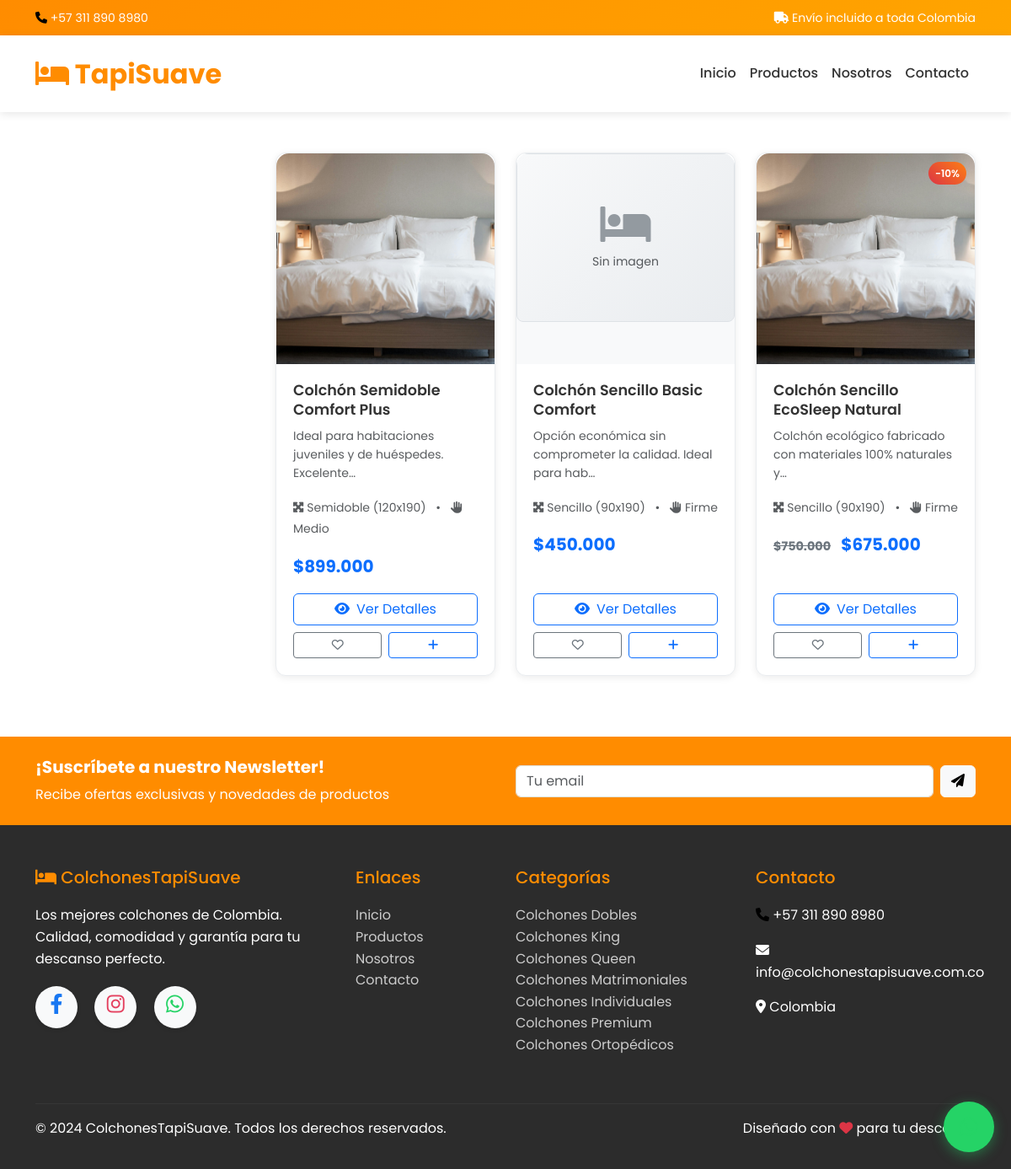
The app's page /productos/?categoria=colchones-individuales with its own data.
### tienda/models.py (models this page shows, shortened)
class Producto(models.Model):
    TAMANOS_CHOICES = [
        ('sencillo', 'Sencillo (90x190)'),
        ('semi', 'Semidoble (120x190)'),
        ('doble', 'Doble (140x190)'),
        ('queen', 'Queen (160x190)'),
        ('king', 'King (200x200)'),
    ]
    FIRMEZA_CHOICES = [
        ('suave', 'Suave'),
        ('medio', 'Medio'),
        ('firme', 'Firme'),
        ('extra_firme', 'Extra Firme'),
    ]
    nombre = models.CharField(max_length=200)
    slug = models.SlugField(max_length=200, unique=True, blank=True)
    categoria = models.ForeignKey(Categoria, on_delete=models.CASCADE, related_name='productos')
    marca = models.ForeignKey(Marca, on_delete=models.CASCADE, related_name='productos')
    descripcion_corta = models.CharField(max_length=300)
    descripcion = RichTextField()
    tamano = models.CharField(max_length=20, choices=TAMANOS_CHOICES)
    firmeza = models.CharField(max_length=20, choices=FIRMEZA_CHOICES)
    altura = models.PositiveIntegerField(help_text="Altura en centímetros")
    material_principal = models.CharField(max_length=100)
    garantia_anos = models.PositiveIntegerField(default=1)
    precio = models.DecimalField(max_digits=10, decimal_places=2, validators=[MinValueValidator(0)])
    precio_descuento = models.DecimalField(max_digits=10, decimal_places=2, blank=True, null=True, validators=[MinValueValidator(0)])
    stock = models.PositiveIntegerField(default=0)
    imagen_principal = models.ImageField(upload_to='productos/')
    imagen_2 = models.ImageField(upload_to='productos/', blank=True)
    imagen_3 = models.ImageField(upload_to='productos/', blank=True)
    imagen_4 = models.ImageField(upload_to='productos/', blank=True)
    destacado = models.BooleanField(default=False)
    activo = models.BooleanField(default=True)
    peso = models.DecimalField(max_digits=5, decimal_places=2, help_text="Peso en kg")
    fecha_creacion = models.DateTimeField(auto_now_add=True)
    fecha_actualizacion = models.DateTimeField(auto_now=True)
    class Meta:
        ordering = ['-fecha_creacion']
        verbose_name_plural = "Productos"
    def get_absolute_url(self):
        return reverse('producto_detalle', kwargs={'slug': self.slug})
    def get_precio_final(self):
        return self.precio_descuento if self.precio_descuento else self.precio
    def get_descuento_porcentaje(self):
        if self.precio_descuento and self.precio_descuento < self.precio:
            return round(((self.precio - self.precio_descuento) / self.precio) * 100)
        return 0

class Categoria(models.Model):
    nombre = models.CharField(max_length=100, unique=True)
    slug = models.SlugField(max_length=100, unique=True, blank=True)
    descripcion = models.TextField(blank=True)
    imagen = models.ImageField(upload_to='categorias/', blank=True)
    activa = models.BooleanField(default=True)
    orden = models.PositiveIntegerField(default=0)
    class Meta:
        verbose_name_plural = "Categorías"
        ordering = ['orden', 'nombre']

### tienda/views.py (the view, shortened to what this page needs)
# urls.py: path('productos/', views.productos_lista, name='productos_lista'),
def productos_lista(request):
    productos = Producto.objects.filter(activo=True)
    categoria_slug = request.GET.get('categoria')
    busqueda = request.GET.get('q')
    orden = request.GET.get('orden', 'nombre')
    precio_min = request.GET.get('precio_min')
    precio_max = request.GET.get('precio_max')
    tamano = request.GET.get('tamano')
    firmeza = request.GET.get('firmeza')
    if categoria_slug:
        productos = productos.filter(categoria__slug=categoria_slug)
    if precio_min:
        try:
            precio_min = float(precio_min)
            productos = productos.filter(precio__gte=precio_min)
        except ValueError:
            pass
    if precio_max:
        try:
            precio_max = float(precio_max)
            productos = productos.filter(precio__lte=precio_max)
        except ValueError:
            pass
    if tamano:
        productos = productos.filter(tamano=tamano)
    if firmeza:
        productos = productos.filter(firmeza=firmeza)
    if orden == 'precio_asc':
        productos = productos.order_by('precio')
    elif orden == 'precio_desc':
        productos = productos.order_by('-precio')
    elif orden == 'nombre':
        productos = productos.order_by('nombre')
    elif orden == 'destacados':
        productos = productos.order_by('-destacado', 'nombre')
    paginator = Paginator(productos, 12)
    page_number = request.GET.get('page')
    page_obj = paginator.get_page(page_number)
    tamanos_disponibles = Producto.TAMANOS_CHOICES
    firmezas_disponibles = Producto.FIRMEZA_CHOICES
    context = {
        'page_obj': page_obj,
        'categoria_actual': categoria_slug,
        'busqueda': busqueda,
        'orden': orden,
        'precio_min': precio_min,
        'precio_max': precio_max,
        'tamano_actual': tamano,
        'firmeza_actual': firmeza,
        'tamanos_disponibles': tamanos_disponibles,
        'firmezas_disponibles': firmezas_disponibles,
    }
    return render(request, 'tienda/productos_lista.html', context)

### templates/tienda/productos_lista.html (shortened to what this page needs)
{% extends 'base.html' %}
{% load image_tags %}
{% block content %}
<div class="container py-5">
    <div class="row">
        <div class="col-lg-3">
        </div>
        <div class="col-lg-9">
            <div class="products-grid">
                <div class="row g-4">
                    {% for producto in page_obj %}
                    <div class="col-xl-4 col-lg-6 col-md-6 mb-4">
                        <div class="product-card h-100" data-product-id="{{ producto.id }}">
                            <div class="product-image">
                                {% responsive_product_image producto size='card' alt=producto.nombre css_class='product-img' %}
                                {% if producto.get_descuento_porcentaje %}
                                <div class="product-badge">-{{ producto.get_descuento_porcentaje }}%</div>
                                {% endif %}
                            </div>
                            <div class="product-info">
                                <h5 class="product-title">{{ producto.nombre }}</h5>
                                <p class="text-muted small mb-3">{{ producto.descripcion_corta|truncatechars:60 }}</p>
                                <div class="product-specs mb-3">
                                    <small class="text-muted">
                                        <i class="fas fa-expand-arrows-alt me-1"></i>{{ producto.get_tamano_display }}
                                        <span class="mx-2">•</span>
                                        <i class="fas fa-hand-paper me-1"></i>{{ producto.get_firmeza_display }}
                                    </small>
                                </div>
                                <div class="product-price">
                                    {% if producto.precio_descuento %}
                                    <span class="product-price-old">{{ producto.precio|formato_peso_colombiano }}</span>
                                    {% endif %}
                                    {{ producto.get_precio_final|formato_peso_colombiano }}
                                </div>
                                <div class="product-actions mt-auto">
                                    <a href="{{ producto.get_absolute_url }}" class="btn btn-outline-primary w-100 mb-2">
                                        <i class="fas fa-eye me-2"></i>Ver Detalles
                                    </a>
                                    <div class="row g-2">
                                        <div class="col-6">
                                            <button class="btn btn-sm btn-outline-secondary w-100 favorite-btn">
                                                <i class="far fa-heart"></i>
                                            </button>
                                        </div>
                                        <div class="col-6">
                                            <button class="btn btn-sm btn-outline-primary w-100 comparison-add-btn">
                                                <i class="fas fa-plus"></i>
                                            </button>
                                        </div>
                                    </div>
                                </div>
                            </div>
                        </div>
                    </div>
                    {% empty %}
                    <div class="col-12 text-center py-5">
                        <i class="fas fa-search" style="font-size: 3rem; color: var(--border-color);"></i>
                        <h4 class="mt-3 text-muted">No se encontraron productos</h4>
                        <p class="text-muted">Prueba ajustando los filtros de búsqueda</p>
                    </div>
                    {% endfor %}
                </div>
            </div>
        </div>
    </div>
</div>
{% endblock %}

### templates/base.html (shortened to what this page needs)
<!DOCTYPE html>
<html lang="es">
<head>
    <link href="https://cdn.jsdelivr.net/npm/bootstrap@5.3.0/dist/css/bootstrap.min.css" rel="stylesheet">
    <link rel="stylesheet" href="https://cdnjs.cloudflare.com/ajax/libs/font-awesome/6.0.0/css/all.min.css">
    {% load static %}
    <link rel="stylesheet" href="{% static 'css/custom.css' %}">
</head>
<body>
    <div class="header-top">
        <div class="container">
            <div class="row">
                <div class="col-md-6">
                    <small><i class="fas fa-phone"></i> +57 311 890 8980</small>
                </div>
                <div class="col-md-6 text-end">
                    <small><i class="fas fa-truck"></i> Envío incluido a toda Colombia</small>
                </div>
            </div>
        </div>
    </div>
    <nav class="navbar navbar-expand-lg sticky-top">
        <div class="container">
            <a class="navbar-brand" href="{% url 'inicio' %}">
                <i class="fas fa-bed"></i> TapiSuave
            </a>
            <div class="collapse navbar-collapse" id="navbarNav">
                <ul class="navbar-nav ms-auto">
                    <li class="nav-item">
                        <a class="nav-link" href="{% url 'inicio' %}">Inicio</a>
                    </li>
                    <li class="nav-item">
                        <a class="nav-link" href="{% url 'productos_lista' %}">Productos</a>
                    </li>
                    <li class="nav-item">
                        <a class="nav-link" href="{% url 'sobre_nosotros' %}">Nosotros</a>
                    </li>
                    <li class="nav-item">
                        <a class="nav-link" href="{% url 'contacto' %}">Contacto</a>
                    </li>
                </ul>
            </div>
        </div>
    </nav>
    <main>
        {% block content %}{% endblock %}
    </main>
    <div class="whatsapp-widget">
        <a href="https://wa.me/573118908980?text=Hola%2C%20estoy%20interesado%20en%20sus%20colchones"
           target="_blank"
           class="whatsapp-btn"
           title="Chatea con nosotros en WhatsApp">
            <i class="fab fa-whatsapp"></i>
        </a>
    </div>
<section class="py-4" style="background-color: var(--primary-color); color: white;">
    <div class="container">
        <div class="row align-items-center">
            <div class="col-lg-6">
                <h5 class="fw-bold mb-2">¡Suscríbete a nuestro Newsletter!</h5>
                <p class="mb-0">Recibe ofertas exclusivas y novedades de productos</p>
            </div>
            <div class="col-lg-6">
                <form method="post" action="{% url 'inicio' %}" class="d-flex gap-2">
                    <input type="email" name="newsletter_email" class="form-control"
                           placeholder="Tu email" required>
                    <button type="submit" class="btn btn-light">
                        <i class="fas fa-paper-plane"></i>
                    </button>
                </form>
            </div>
        </div>
    </div>
</section>
    <footer class="footer">
        <div class="container">
            <div class="row">
                <div class="col-lg-4 col-md-6 mb-4">
                    <h5><i class="fas fa-bed"></i> ColchonesTapiSuave</h5>
                    <p>Los mejores colchones de Colombia. Calidad, comodidad y garantía para tu descanso perfecto.</p>
                    <div class="social-links">
                        <a href="https://www.facebook.com/share/17XTTo9R8f/" class="me-3" target="_blank"><i class="fab fa-facebook-f"></i></a>
                        <a href="https://www.instagram.com/tapisuave?igsh=MXNqM3dvc2M3dHloNA==" class="me-3" target="_blank"><i class="fab fa-instagram"></i></a>
                        <a href="https://wa.me/573118908980" class="me-3" target="_blank"><i class="fab fa-whatsapp"></i></a>
                    </div>
                </div>
                <div class="col-lg-2 col-md-6 mb-4">
                    <h5>Enlaces</h5>
                    <ul class="list-unstyled">
                        <li><a href="{% url 'inicio' %}">Inicio</a></li>
                        <li><a href="{% url 'productos_lista' %}">Productos</a></li>
                        <li><a href="{% url 'sobre_nosotros' %}">Nosotros</a></li>
                        <li><a href="{% url 'contacto' %}">Contacto</a></li>
                    </ul>
                </div>
                <div class="col-lg-3 col-md-6 mb-4">
                    <h5>Categorías</h5>
                    <ul class="list-unstyled">
                        {% for categoria in categorias_menu %}
                        <li><a href="{% url 'productos_lista' %}?categoria={{ categoria.slug }}">{{ categoria.nombre }}</a></li>
                        {% endfor %}
                    </ul>
                </div>
                <div class="col-lg-3 col-md-6 mb-4">
                    <h5>Contacto</h5>
                    <p><i class="fas fa-phone"></i> +57 311 890 8980</p>
                    <p><i class="fas fa-envelope"></i> info@colchonestapisuave.com.co</p>
                    <p><i class="fas fa-map-marker-alt"></i> Colombia</p>
                </div>
            </div>
            <hr style="border-color: #555;">
            <div class="row">
                <div class="col-md-6">
                    <p>&copy; 2024 ColchonesTapiSuave. Todos los derechos reservados.</p>
                </div>
                <div class="col-md-6 text-end">
                    <p>Diseñado con <i class="fas fa-heart text-danger"></i> para tu descanso</p>
                </div>
            </div>
        </div>
    </footer>
</body>
</html>

### records on screen
Producto: nombre+imagen_principal (picture), nombre "Colchón Semidoble Comfort Plus", descripcion_corta "Ideal para habitaciones juveniles y de huéspedes. Excelente…", tamano "Semidoble (120x190)", firmeza "Medio", get_precio_final "$899.000"
Producto: nombre+imagen_principal "Sin imagen", nombre "Colchón Sencillo Basic Comfort", descripcion_corta "Opción económica sin comprometer la calidad. Ideal para hab…", tamano "Sencillo (90x190)", firmeza "Firme", get_precio_final "$450.000"
Producto: nombre+imagen_principal (picture), get_descuento_porcentaje "10", nombre "Colchón Sencillo EcoSleep Natural", descripcion_corta "Colchón ecológico fabricado con materiales 100% naturales y…", tamano "Sencillo (90x190)", firmeza "Firme", precio "$750.000", get_precio_final "$675.000"
Categoria: nombre "Colchones Dobles"
Categoria: nombre "Colchones King"
Categoria: nombre "Colchones Queen"
Categoria: nombre "Colchones Matrimoniales"
Categoria: nombre "Colchones Individuales"
Categoria: nombre "Colchones Premium"
Categoria: nombre "Colchones Ortopédicos"
